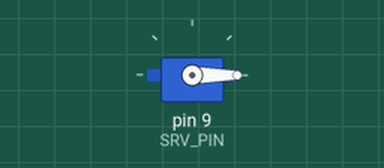
Recording of a sketch running on a simulated Arduino Uno, built with avr-gcc and run on an emulated ATmega328P. On the bench: servo.

Above: at 0.05 s.
At 2.0 s:
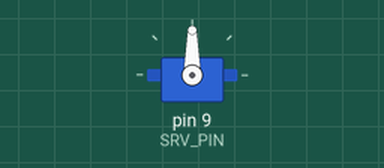
At 5.0 s:
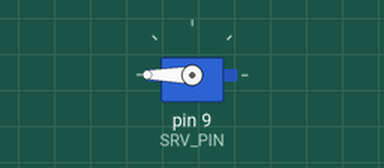
Timing chart, 0 to 6.5 s (numbered marks = the images above):
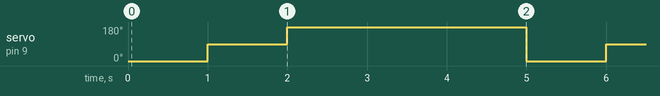

The sketch:

servoTest.ino
```cpp
#include <Servo.h>

#define SRV_PIN 9

Servo srv;

void setup() {
  srv.attach(SRV_PIN);

}

void loop() {
  // put your main code here, to run repeatedly:
  srv.write(0);
  delay(1000);
  srv.write(90);
  delay(1000);
  srv.write(180);
  delay(3000);

}
```

Measured:
- by itself, servo on pin 9 (SRV_PIN): repeats every 5.0 s: 180° 3.0 s, 0° 1.0 s, 90° 1.0 s
